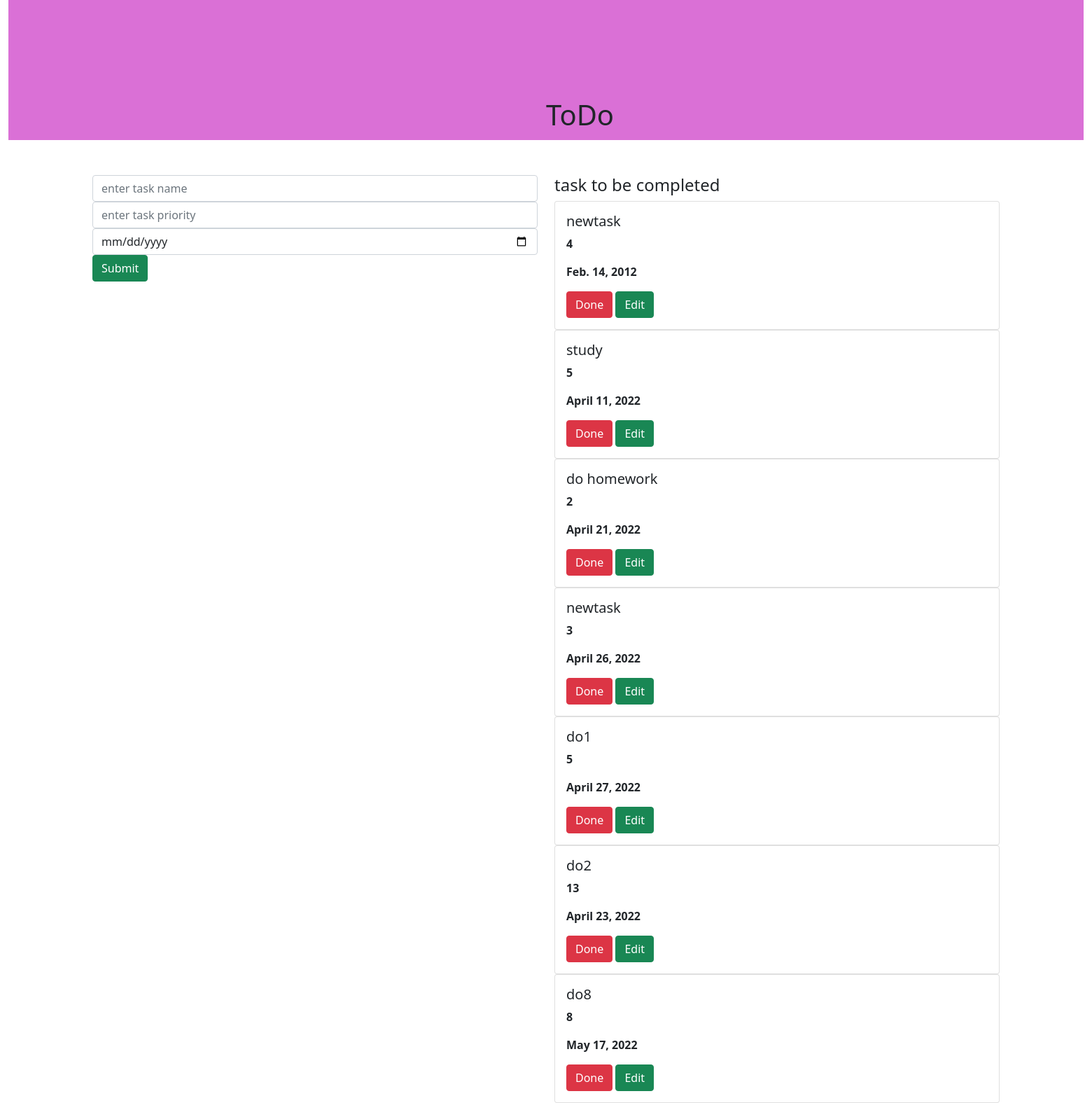
The page / on the database its author committed.
### todoapp/models.py (models this page shows)
class Task(models.Model):
    name=models.CharField(max_length=250,null=True)
    priority=models.IntegerField()
    date=models.DateField()

### todoapp/views.py (the view)
# urls.py: path('',views.home,name="home"),
def home(request):
    task1 = Task.objects.all()
    if request.method=='POST':
        name=request.POST.get('task')
        priority=request.POST.get('priority')
        date=request.POST.get('date')
        task=Task(name=name,priority=priority,date=date)
        task.save()
    return render(request,'home.html',{'task1': task1})

### templates/home.html (shortened to what this page needs)
{% extends 'base.html' %}
{% block content %}
<div class="container-fluid">
    <div  class="row">
        <div class="col-md-12">
            <div class="banner">
                <div class="banner-text">
                    <h1>ToDo</h1>
                </div>
            </div>
        </div>
    </div>
</div>
 <div class="container ">
    <div class="row">
        <div class="col-md-6">
            <form method="POST" class="p-3shadow" >
               <div class="form-group">
                <input type="text" class="form-control" name="task" placeholder="enter task name">
               </div>
               <div class="form-group">
                <input type="text" class="form-control"  name="priority" placeholder="enter task priority">
               </div>
                <div class="form-group">
                <input type="date" class="form-control"  name="date"  placeholder="enter your date">
               </div>
                <input type="submit" class="btn btn-success">
            </form>
        </div>
     <div class="col-md-6">
         <h4>task to be completed</h4>
          {% for i in task1 %}
         <div class="card">
             <div class="card-body">
                 <h5 class="card-title">{{i.name}}</h5>
                 <p><b>{{i.priority }}</b></p>
                 <p><b>{{i.date }}</b></p>
                 <a class="btn btn-danger" href="{% url 'delete' i.id %}">Done</a>
                 <a class="btn btn-success" href="{% url 'update' i.id %}">Edit</a>
             </div>
         </div>
         {% endfor %}
     </div>
    </div>
 </div>
{% endblock %}

### templates/base.html (shortened to what this page needs)
{% load static %}
<!DOCTYPE html>
<html lang="en">
<head>
<link href="https://cdn.jsdelivr.net/npm/bootstrap@5.1.3/dist/css/bootstrap.min.css" rel="stylesheet">
<link rel="stylesheet" href="{% static 'style.css' %}">
</head>
<body>
{% block content %}
{% endblock %}
</body>
</html>

### todoapp/static/style.css (style rules this page uses)
.banner { background-color:orchid; width:100%; height:200px; margin-bottom:50px; }
.banner-text { top:70%; left:50%; position:relative; }

### rows shown on the page
Task: name "newtask", priority "4", date "Feb. 14, 2012"
Task: name "study", priority "5", date "April 11, 2022"
Task: name "do homework", priority "2", date "April 21, 2022"
Task: name "newtask", priority "3", date "April 26, 2022"
Task: name "do1", priority "5", date "April 27, 2022"
Task: name "do2", priority "13", date "April 23, 2022"
Task: name "do8", priority "8", date "May 17, 2022"
